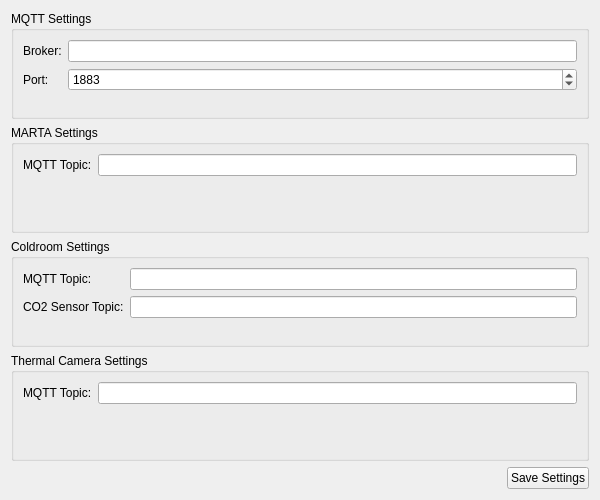
<?xml version="1.0" encoding="UTF-8"?>
<ui version="4.0">
 <class>SettingsForm</class>
 <widget class="QWidget" name="SettingsForm">
  <property name="geometry">
   <rect>
    <x>0</x>
    <y>0</y>
    <width>600</width>
    <height>500</height>
   </rect>
  </property>
  <property name="windowTitle">
   <string>Settings</string>
  </property>
  <layout class="QVBoxLayout" name="verticalLayout">
   <item>
    <widget class="QGroupBox" name="mqttGroupBox">
     <property name="title">
      <string>MQTT Settings</string>
     </property>
     <layout class="QFormLayout" name="formLayout">
      <item row="0" column="0">
       <widget class="QLabel" name="brokerLabel">
        <property name="text">
         <string>Broker:</string>
        </property>
       </widget>
      </item>
      <item row="0" column="1">
       <widget class="QLineEdit" name="brokerLineEdit"/>
      </item>
      <item row="1" column="0">
       <widget class="QLabel" name="portLabel">
        <property name="text">
         <string>Port:</string>
        </property>
       </widget>
      </item>
      <item row="1" column="1">
       <widget class="QSpinBox" name="portSpinBox">
        <property name="minimum">
         <number>1</number>
        </property>
        <property name="maximum">
         <number>65535</number>
        </property>
        <property name="value">
         <number>1883</number>
        </property>
       </widget>
      </item>
     </layout>
    </widget>
   </item>
   <item>
    <widget class="QGroupBox" name="martaGroupBox">
     <property name="title">
      <string>MARTA Settings</string>
     </property>
     <layout class="QFormLayout" name="formLayout_2">
      <item row="0" column="0">
       <widget class="QLabel" name="martaTopicLabel">
        <property name="text">
         <string>MQTT Topic:</string>
        </property>
       </widget>
      </item>
      <item row="0" column="1">
       <widget class="QLineEdit" name="martaTopicLineEdit"/>
      </item>
     </layout>
    </widget>
   </item>
   <item>
    <widget class="QGroupBox" name="coldroomGroupBox">
     <property name="title">
      <string>Coldroom Settings</string>
     </property>
     <layout class="QFormLayout" name="formLayout_3">
      <item row="0" column="0">
       <widget class="QLabel" name="coldroomTopicLabel">
        <property name="text">
         <string>MQTT Topic:</string>
        </property>
       </widget>
      </item>
      <item row="0" column="1">
       <widget class="QLineEdit" name="coldroomTopicLineEdit"/>
      </item>
      <item row="1" column="0">
       <widget class="QLabel" name="co2SensorTopicLabel">
        <property name="text">
         <string>CO2 Sensor Topic:</string>
        </property>
       </widget>
      </item>
      <item row="1" column="1">
       <widget class="QLineEdit" name="co2SensorTopicLineEdit"/>
      </item>
     </layout>
    </widget>
   </item>
   <item>
    <widget class="QGroupBox" name="thermalCameraGroupBox">
     <property name="title">
      <string>Thermal Camera Settings</string>
     </property>
     <layout class="QFormLayout" name="formLayout_4">
      <item row="0" column="0">
       <widget class="QLabel" name="thermalCameraTopicLabel">
        <property name="text">
         <string>MQTT Topic:</string>
        </property>
       </widget>
      </item>
      <item row="0" column="1">
       <widget class="QLineEdit" name="thermalCameraTopicLineEdit"/>
      </item>
     </layout>
    </widget>
   </item>
   <item>
    <layout class="QHBoxLayout" name="horizontalLayout">
     <item>
      <spacer name="horizontalSpacer">
       <property name="orientation">
        <enum>Qt::Horizontal</enum>
       </property>
       <property name="sizeHint" stdset="0">
        <size>
         <width>40</width>
         <height>20</height>
        </size>
       </property>
      </spacer>
     </item>
     <item>
      <widget class="QPushButton" name="saveButton">
       <property name="text">
        <string>Save Settings</string>
       </property>
      </widget>
     </item>
    </layout>
   </item>
  </layout>
 </widget>
 <resources/>
 <connections/>
</ui> 
